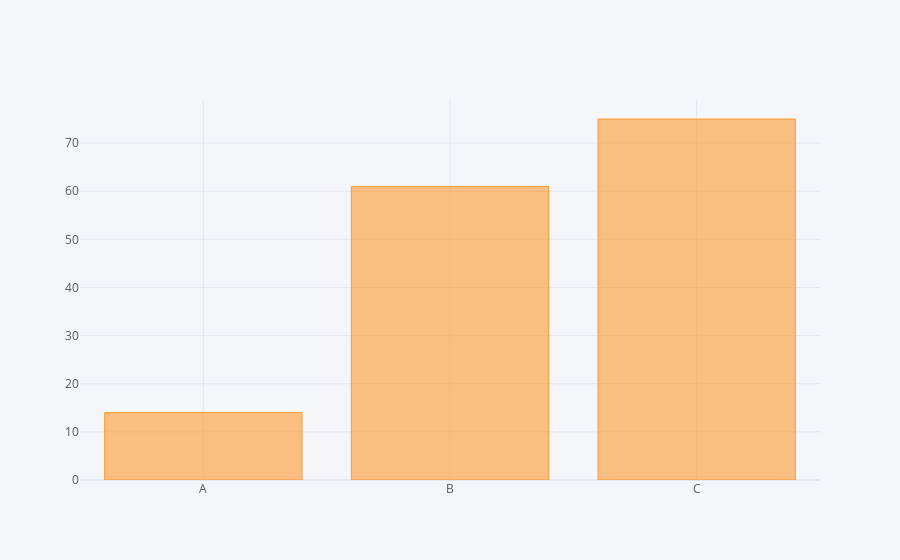

This figure's notebook cell:
### Code cell
df2.iplot(kind='bar', x='Category', y='Values')

### Figure 1 — Plotly figure (JSON) as saved in the notebook; plotly's stock layout.template omitted (floating-point values rounded to 4 significant figures)
{"data": [{"marker": {"color": "rgba(255, 153, 51, 0.6)", "line": {"color": "rgba(255, 153, 51, 1.0)", "width": 1}}, "name": "Values", "orientation": "v", "text": "", "type": "bar", "x": ["A", "B", "C"], "y": [14, 61, 75]}], "layout": {"legend": {"bgcolor": "#F5F6F9", "font": {"color": "#4D5663"}}, "paper_bgcolor": "#F5F6F9", "plot_bgcolor": "#F5F6F9", "title": {"font": {"color": "#4D5663"}}, "xaxis": {"gridcolor": "#E1E5ED", "showgrid": true, "tickfont": {"color": "#4D5663"}, "title": {"font": {"color": "#4D5663"}, "text": ""}, "zerolinecolor": "#E1E5ED"}, "yaxis": {"gridcolor": "#E1E5ED", "showgrid": true, "tickfont": {"color": "#4D5663"}, "title": {"font": {"color": "#4D5663"}, "text": ""}, "zerolinecolor": "#E1E5ED"}}}
